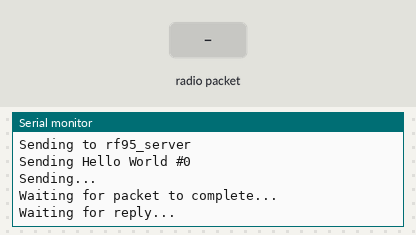
A sketch run on a simulated Arduino Uno, built with avr-gcc and run on an emulated ATmega328P. On the bench: the last lines printed to the serial monitor. The inputs (shaded band) are chosen by the test bench. No radio packets arrive unless stated.

Above: at 1.3 s.
1.4 s: radio packet "1" arrives
At 3.2 s:
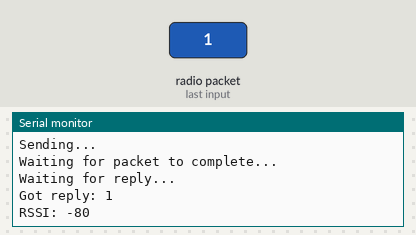
3.9 s: radio packet "0" arrives
At 4.6 s:
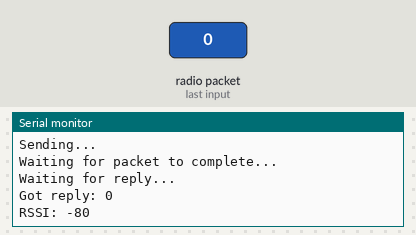
5.4 s: radio packet "2" arrives
At 6.2 s:
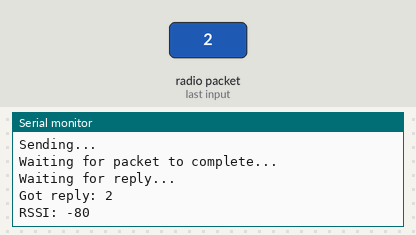
Timing chart, 0 to 8.4 s (numbered marks = the images above; inputs shaded):
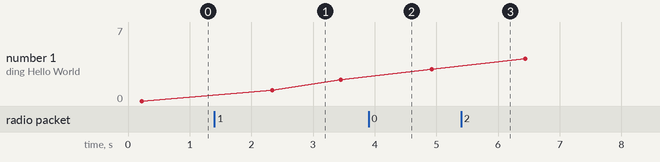

Measured:
- after the input at 1.4 s, the serial monitor: prints a new line after 1.0 s (image 1)
- after the input at 3.9 s, the serial monitor: prints a new line at once (image 2)
- after the input at 5.4 s, the serial monitor: prints a new line at once (image 3)
- plotted number 1: 0 → 2 after the input at 1.4 s, 2 → 3 after the input at 3.9 s, 3 → 7 after the input at 5.4 s

The sketch:

LoRaSender_RadioHead.ino
```cpp
// LoRa 9x_TX
// -*- mode: C++ -*-
// Example sketch showing how to create a simple messaging client (transmitter)
// with the RH_RF95 class. RH_RF95 class does not provide for addressing or
// reliability, so you should only use RH_RF95 if you do not need the higher
// level messaging abilities.
// It is designed to work with the other example LoRa9x_RX
#include <SPI.h>
#include <RH_RF95.h>

//Pins ¡¡¡NO CAMBIAR!!!
#define RFM95_CS 10
#define RFM95_RST 9
#define RFM95_INT 2

// Change to 434.0 or other frequency, must match RX's freq!
#define RF95_FREQ 868.0

// Singleton instance of the radio driver
RH_RF95 rf95(RFM95_CS, RFM95_INT);

void setup() {

  //Pin setup
  pinMode(RFM95_RST, OUTPUT);
  digitalWrite(RFM95_RST, HIGH);

  //Serial begin
  while (!Serial);
  Serial.begin(9600);
  delay(100);

  // manual reset
  digitalWrite(RFM95_RST, LOW);
  delay(10);
  digitalWrite(RFM95_RST, HIGH);
  delay(10);

  //Title
  Serial.println("\tArduino LoRa TX Test!\n\n");

  //LoRa initialization
  while (!rf95.init()) {
    Serial.println("LoRa radio init failed");
    Serial.println("\nRetrying in 5secs...");
    delay(5000);
    Serial.println("Retrying");
    //while (1);
  }

  //Success
  Serial.println("LoRa radio init OK!");

  // Defaults after init are 434.0MHz, modulation GFSK_Rb250Fd250, +13dbM
  Serial.print("Setting Frequency to: ");
  Serial.println(RF95_FREQ);
  if (!rf95.setFrequency(RF95_FREQ)) { //868MHz this case, RFM95
    Serial.println("setFrequency failed");
    while (1);
  }

  // Defaults after init are 434.0MHz, 13dBm, Bw = 125 kHz, Cr = 4/5, Sf = 128chips/symbol, CRC on
  // The default transmitter power is 13dBm, using PA_BOOST.
  // If you are using RFM95/96/97/98 modules which uses the PA_BOOST transmitter pin, then
  // you can set transmitter powers from 5 to 23 dBm:
  rf95.setTxPower(23, false);

}

int16_t packetnum=0; // packet counter, we increment per xmission

void loop() {

  //Preparing the message
  Serial.println("Sending to rf95_server");
  // Send a message to rf95_server
  char radiopacket[20]="Hello World # ";
  itoa(packetnum++, radiopacket+13, 10);
  Serial.print("Sending ");
  Serial.println(radiopacket);
  radiopacket[19]=0;

  //Sending the message
  Serial.println("Sending...");
  delay(10);
  rf95.send((uint8_t *)radiopacket, 20);

  //Wait for message sent
  Serial.println("Waiting for packet to complete...");
  delay(10);
  rf95.waitPacketSent();

  // Now wait for a reply
  uint8_t buf[RH_RF95_MAX_MESSAGE_LEN];
  uint8_t len=sizeof(buf);
  Serial.println("Waiting for reply...");
  delay(10);

  if (rf95.waitAvailableTimeout(1000)) {

    // Should be a reply message for us now
    if (rf95.recv(buf, &len)) {

      Serial.print("Got reply: ");
      Serial.println((char*)buf);
      Serial.print("RSSI: ");
      Serial.println(rf95.lastRssi(), DEC);

    } else {

      Serial.println("Receive failed");

    }

  } else {

    Serial.println("No reply, is there a listener around?");

  }

  delay(1000);
}
```
